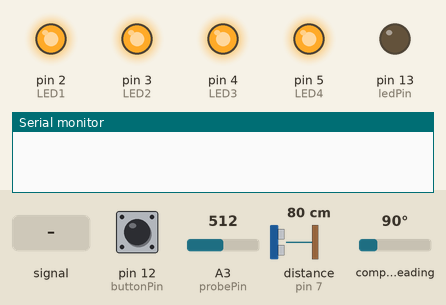
A sketch run on a simulated Arduino Uno, built with avr-gcc and run on an emulated ATmega328P. Shown: output pins drawn as LEDs (lit = HIGH), the last lines printed to the serial monitor. Inputs (shaded band) come from the test bench; at power-on: pin 12 (buttonPin) LOW, A3 (probePin) = 512, distance to the obstacle (sensor on pin 7) 80 cm, compass heading 90°. The echo pulse lasts 58.3 µs per cm.

Above: at 1.2 s.
1.3 s: pin 12 (buttonPin) pulled HIGH for 0.15 s
At 1.6 s:
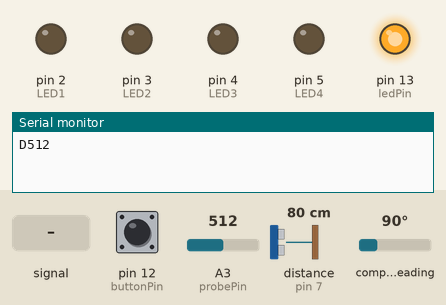
4.3 s: A3 (probePin) set to 187
5.8 s: A3 (probePin) set to 161
At 6.2 s:
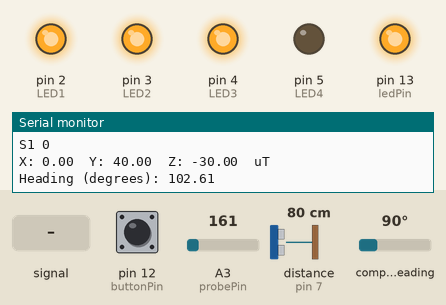
7.3 s: A3 (probePin) fed a 200 Hz sine of ±81 counts around its level
At 7.93 s:
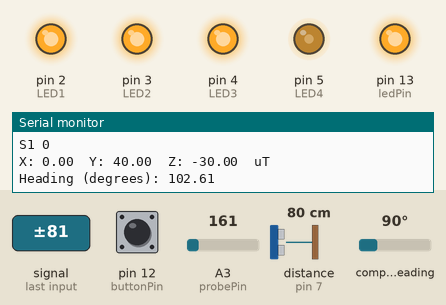
10.3 s: pin 12 (buttonPin) pulled HIGH for 1 s
At 11.5 s:
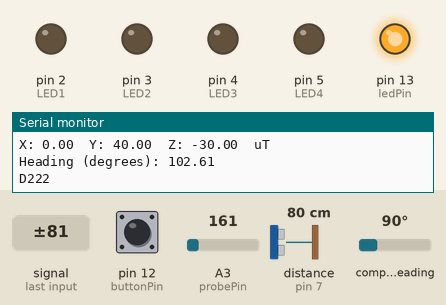
13.9 s: A3 (probePin) set to 260
At 15.2 s:
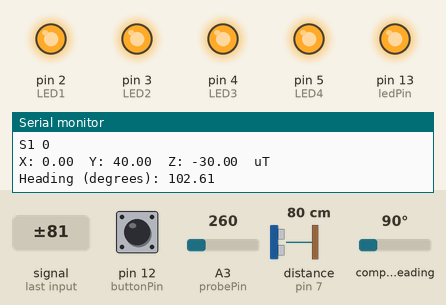
Timing chart, 0 to 16.4 s (numbered marks = the images above; inputs shaded):
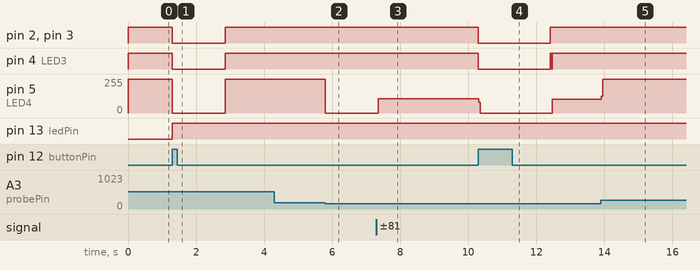

Measured:
- the behaviour switches between 172 and 171 on A3 (probePin) (found by bisection; images 1 and 2)
- after the input at 1.3 s, pin 2 (LED1), pin 3 (LED2), pin 4 (LED3): HIGH → LOW at once, → HIGH 1.6 s later; pin 5 (LED4): 255/255 → 0/255 at once, → 255/255 1.6 s later; pin 13 (ledPin): LOW → HIGH at once
- after the input at 4.3 s, every drawn part: stays the same
- after the input at 5.8 s, pin 5 (LED4): 255/255 → 0/255 at once
- after the input at 7.3 s, pin 5 (LED4): 0/255 → 107/255 after 0.05 s
- after the input at 10.3 s, pin 2 (LED1), pin 3 (LED2): HIGH → LOW at once, → HIGH 2.1 s later; pin 4 (LED3): HIGH → LOW at once, → HIGH 2.1 s later, → LOW 0.03 s later, → HIGH 0.02 s later; pin 5 (LED4): 107/255 → 0/255 at once, → 103/255 2.2 s later
- after the input at 13.9 s, pin 5 (LED4): 103/255 → 255/255 at once

The sketch:

EMF_expanded_transmitter_LED_bargraph_allsensors.ino
```cpp
// EMF Detector for LED Bargraph v1.0 with orientation and obstacle detection + wireless data transmission
// 5.12.2009
// original code/project by Aaron ALAI - aaronalai1@gmail.com
// modified for use w/ LED bargraph by Collin Cunningham - collin@makezine.com
// expanded by Luis Bustamante - protonumerique.net


#define NUMREADINGS 15 // raise this number to increase data smoothing

// Include sensor library
#include <Wire.h>
#include <Adafruit_Sensor.h>
#include <Adafruit_HMC5883_U.h>

/* Assign a unique ID to this sensor at the same time */
Adafruit_HMC5883_Unified mag = Adafruit_HMC5883_Unified(12345);


int senseLimit = 250; // raise this number to decrease sensitivity (up to 1023 max)
int probePin = 3; // analog
int val = 0; // reading from probePin

int LED1 = 2;  // connections
int LED2 = 3;  // to
int LED3 = 4;   // LED
int LED4 = 5;   // bargraph
int LED5 = 6;   // anodes
/*int LED6 = 7;   // with
int LED7 = 8;   // resistors
int LED8 = 9;   // in
int LED9 = 10;   // series
int LED10 = 11;  //
*/
// variables for smoothing

int readings[NUMREADINGS];                // the readings from the analog input
int index = 0;                            // the index of the current reading
int total = 0;                            // the running total
int average = 0;                          // final average of the probe reading

const int buttonPin = 12;     // the number of the pushbutton pin
const int ledPin =  13;      // the number of the LED pin

// variables will change:
int buttonState = 0;

//variables for ultrasonics
const int pwPin1 = 7;
long pulse1, sensor1;


void setup() {

  pinMode(2, OUTPUT);  // specify LED bargraph outputs
  pinMode(3, OUTPUT);
  pinMode(4, OUTPUT);
  pinMode(5, OUTPUT);
 /* pinMode(6, OUTPUT);
  pinMode(7, OUTPUT);
  pinMode(8, OUTPUT);
  pinMode(9, OUTPUT);
  pinMode(10, OUTPUT);
  pinMode(11, OUTPUT); */

  pinMode(ledPin, OUTPUT);
  // initialize the pushbutton pin as an input:
  pinMode(buttonPin, INPUT);
  //ultrasonic input
  pinMode(pwPin1, INPUT);

  Serial.begin(9600);  // initiate serial connection for debugging/etc

  /* Initialise compass sensor */
  if(!mag.begin())
  {
    /* There was a problem detecting the HMC5883 ... check your connections */
    Serial.println("Ooops, no HMC5883 detected ... Check your wiring!");
    while(1);
  }


  for (int i = 0; i < NUMREADINGS; i++)
    readings[i] = 0;                      // initialize all the readings to 0
}

void loop(void) {

  val = analogRead(probePin);  // take a reading from the probe
   // read the state of the pushbutton value:
  buttonState = digitalRead(buttonPin);
  detect();


}


void detect(){


  if(val >= 1 && buttonState == LOW){                // if the reading isn't zero, proceed

    val = constrain(val, 1, senseLimit);  // turn any reading higher than the senseLimit value into the senseLimit value
    val = map(val, 1, senseLimit, 1, 1023);  // remap the constrained value within a 1 to 1023 range

    total -= readings[index];               // subtract the last reading
    readings[index] = val; // read from the sensor
    total += readings[index];               // add the reading to the total
    index = (index + 1);                    // advance to the next index

    if (index >= NUMREADINGS)               // if we're at the end of the array...
      index = 0;                            // ...wrap around to the beginning

    average = total / NUMREADINGS;          // calculate the average


    if (average > 50){                // if the average is over 50 ...
      digitalWrite(LED1, HIGH);   // light the first LED
    }
    else{                         // and if it's not ...
      digitalWrite(LED1, LOW);    // turn that LED off
    }


    if (average > 150 * 2){               // and so on ...
      digitalWrite(LED2, HIGH);
    }
    else{
      digitalWrite(LED2, LOW);
    }

    if (average > 250 *2){
      digitalWrite(LED3, HIGH);
    }
    else{
      digitalWrite(LED3, LOW);
    }


    if (average > 350*2){
      digitalWrite(LED4, HIGH);
    }
    else{
      digitalWrite(LED4, LOW);
    }

    if (average > 450*2){
      digitalWrite(LED5, HIGH);
    }
    else{
      digitalWrite(LED5, LOW);
    }

    /* if (average > 500*2){
      digitalWrite(LED6, HIGH);
    }
    else{
      digitalWrite(LED6, LOW);
    }

    digitalWrite(ledPin, LOW);

   if (average > 650){
      digitalWrite(LED7, HIGH);
    }
    else{
      digitalWrite(LED7, LOW);
    }

    if (average > 750){
      digitalWrite(LED8, HIGH);
    }
    else{
      digitalWrite(LED8, LOW);
    }

    if (average > 850){
      digitalWrite(LED9, HIGH);
    }
    else{
      digitalWrite(LED9, LOW);
    }

    if (average > 950){
      digitalWrite(LED10, HIGH);
    }
    else{
      digitalWrite(LED10, LOW);
    }*/


    //Serial.println(val); // use output to aid in calibrating
  }

  else if (buttonState == HIGH) {
    // turn LED on:
    Serial.print("D");
    Serial.println(val);

    digitalWrite(ledPin, HIGH);
    digitalWrite(LED1, LOW);digitalWrite(LED2, LOW);digitalWrite(LED3, LOW);digitalWrite(LED4, LOW);digitalWrite(LED5, LOW);
    /* digitalWrite(LED6, LOW);digitalWrite(LED7, LOW);digitalWrite(LED8, LOW);digitalWrite(LED9, LOW);digitalWrite(LED10, LOW);*/
    read_sensor();
    printall();
    readCompass();

    delay(50);
  }


}

void readCompass(){
  /* Get a new sensor event */
  sensors_event_t event;
  mag.getEvent(&event);

  /* Display the results (magnetic vector values are in micro-Tesla (uT)) */
  Serial.print("X: ");
  Serial.print(event.magnetic.x);
  Serial.print("  ");
  Serial.print("Y: ");
  Serial.print(event.magnetic.y);
  Serial.print("  ");
  Serial.print("Z: ");
  Serial.print(event.magnetic.z);
  Serial.print("  ");
  Serial.println("uT");

  // Hold the module so that Z is pointing 'up' and you can measure the heading with x&y
  // Calculate heading when the magnetometer is level, then correct for signs of axis.
  float heading = atan2(event.magnetic.y, event.magnetic.x);

  // Once you have your heading, you must then add your 'Declination Angle', which is the 'Error' of the magnetic field in your location.
  // Find yours here: http://www.magnetic-declination.com/
  // Mine is: -13* 2' W, which is ~13 Degrees, or (which we need) 0.22 radians
  // If you cannot find your Declination, comment out these two lines, your compass will be slightly off.
  float declinationAngle = 0.22;
  heading += declinationAngle;

  // Correct for when signs are reversed.
  if(heading < 0)
    heading += 2*PI;

  // Check for wrap due to addition of declination.
  if(heading > 2*PI)
    heading -= 2*PI;

  // Convert radians to degrees for readability.
  float headingDegrees = heading * 180/M_PI;

  Serial.print("Heading (degrees): ");
  Serial.println(headingDegrees);

  delay(500);

}

void read_sensor(){
  pulse1 = pulseIn(pwPin1, HIGH);
  sensor1 = pulse1/58;
}

//This section of code is if you want to print the range readings to your computer too remove this from the code put /* before the code section and */ after the code
void printall(){
  Serial.print("S1");
  Serial.print(" ");
  Serial.print(sensor1);
  Serial.println(" ");
}

void displaySensorDetails(void)
{
  sensor_t sensor;
  mag.getSensor(&sensor);
  Serial.println("------------------------------------");
  Serial.print  ("Sensor:       ");
  Serial.println(sensor.name);
  Serial.print  ("Driver Ver:   ");
  Serial.println(sensor.version);
  Serial.print  ("Unique ID:    ");
  Serial.println(sensor.sensor_id);
  Serial.print  ("Max Value:    ");
  Serial.print(sensor.max_value);
  Serial.println(" uT");
  Serial.print  ("Min Value:    ");
  Serial.print(sensor.min_value);
  Serial.println(" uT");
  Serial.print  ("Resolution:   ");
  Serial.print(sensor.resolution);
  Serial.println(" uT");
  Serial.println("------------------------------------");
  Serial.println("");
  delay(500);
}
```
